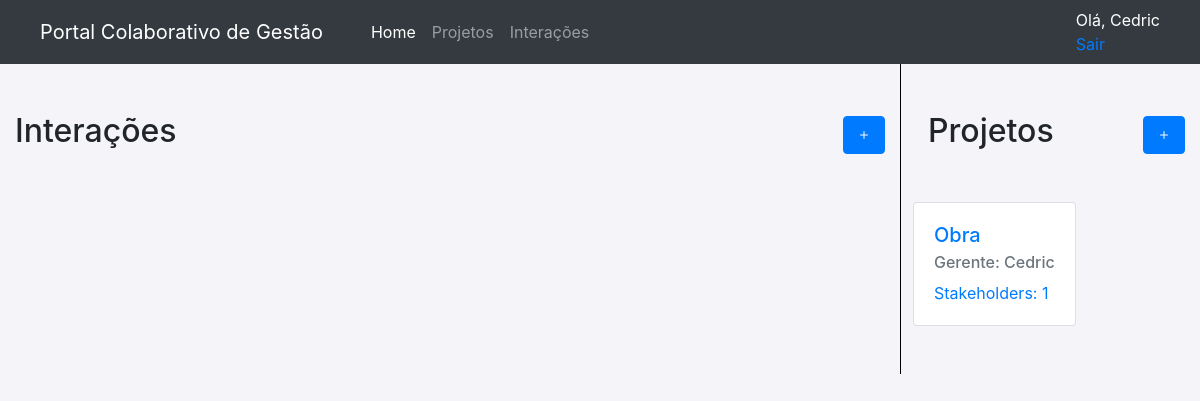
The app's page /home (signed in) with its own data.
### portal/models.py (models this page shows, shortened)
class Usuario(models.Model):
    usuario = models.OneToOneField(User, on_delete=models.CASCADE)
    cpf = models.CharField(max_length=11, unique=True)
    nome = models.CharField(max_length=255, null=False)
    dt_nascimento = models.DateField()
    contato = models.CharField(max_length=255, null=True, blank=True)
    class Meta:
        abstract = True

class Gerente(Usuario):
    def __init__(self, *args: Any, **kwargs: Any) -> None:
        super().__init__(*args, **kwargs)

class Projeto(models.Model):
    nome = models.CharField(max_length=255)
    descricao = models.TextField()
    data_inicio = models.DateField()
    data_fim = models.DateField(null=True, blank=True)
    gerente = models.ForeignKey(Gerente, on_delete=models.CASCADE)

### portal/views.py (the view)
# urls.py: path('home', views.HomeView.as_view(), name='home'),
class HomeView(ListView):
    template = 'home.html'
    def get(self,request):
        usuario = UserController.get_user(self.request.user)
        projetos = UserController.get_projects(usuario)
        interacoes = UserController.get_interacoes(usuario)
        return render(request,'home.html',{'projetos':projetos, 'interacoes':interacoes, 'usuario':usuario})

### portal/templatetags/filter.py (called while the page is built)
@register.filter
def classname(obj):
    return obj.__class__.__name__

### portal/views.py (called while the page is built)
    @classmethod
    def get_user(self, user):
        try:
            usuario = Gerente.objects.get(usuario=user)
        except Gerente.DoesNotExist:
            usuario = Stakeholder.objects.get(usuario=user)
        return usuario

    @classmethod
    def get_projects(self, user):
        print(user.__class__.__name__ )
        if user.__class__.__name__ == 'Stakeholder':
            projetos = Projeto.objects.filter(stakeholders=user)
        else:
            projetos = Projeto.objects.filter(gerente=user)
        return projetos

    @classmethod
    def get_interacoes(self, user):
        if user.__class__.__name__ == 'Stakeholder':
            interacoes = Interacao.objects.filter(estaAtiva=True, projeto__stakeholders=user)
        else:
            interacoes = Interacao.objects.filter(estaAtiva=True, projeto__gerente=user)
        return interacoes

### portal/templates/home.html
{% extends "base.html" %}
{% load filter %}
{% block content %}
<div class="d-flex flex-row">
  <div class="w-75">
    {% include  'components/lista_interacoes_component.html' with role=usuario|classname  %}
  </div>
  <div class="w-25" style="border-left: 1px solid black; padding-left: 1%;">
    {% include  'components/lista_projetos_component.html' with role=usuario|classname %}
  </div>
</div>
{% endblock %}

### portal/templates/components/nav.html (shortened to what this page needs)
<nav class="navbar navbar-inverse navbar-dark bg-dark">
  <div class="navbar-header mx-4">
    <a class="navbar-brand" href="#">Portal Colaborativo de Gestão</a>
  </div>
    <ul class="navbar-nav mr-auto flex-row d-flex-centered">
      <li class="nav-item active mx-2">
        <a class="nav-link" href="{% url 'home' %}">Home</a>
      </li>
      <li class="nav-item mx-2">
        <a class="nav-link" href="{% url 'lista_projetos' %}">Projetos</a>
      </li>
      <li class="nav-item mx-2">
        <a class="nav-link" href="{% url 'lista_interacoes' %}">Interações</a>
      </li>
    </ul>
  <ul class="nav navbar-nav navbar-right mx-4 text-white">
    {% if user.is_authenticated  %}
      <li>Olá, {{usuario.nome}}</li>
      <li><a href="{% url 'logout' %}"> Sair</a></li>
    {% else %}
      <li><a href="{% url 'login' %}"><span class="glyphicon glyphicon-log-in"></span> Login</a></li>
    {% endif %}
  </ul>
</nav>

### portal/templates/components/lista_projetos_component.html
<div class="container py-5">
    <div class="d-flex justify-content-between align-items-center mb-4">
        <h2>Projetos</h2>
        {% if role == 'Gerente' %}
        <a href="{% url 'novo_projeto' %}" class="btn btn-primary"><i class="bi bi-plus"></i></a>
        {% endif %}
    </div>
    <div class="row">
        <div class="top-buffer">
        {% for projeto in projetos %}
            <a class="card project-card" href="{% url 'detalhes_projeto' projeto.pk %}">
                <div class="card-body">
                    <h5 class="card-title">{{projeto.nome}}</h5>
                    <h6 class="card-subtitle mb-2 text-muted">Gerente: {{projeto.gerente.nome}}</h6>
                    <p class="card-text">Stakeholders: {{projeto.stakeholders.count}} </p>
                </div>
            </a>
            {% endfor %}
        </div>
    </div>
</div>

### portal/static/style.css (style rules this page uses)
body { background-color: #f4f4f9; }
.top-buffer { margin-top: 20px; }

### records on screen
Gerente: nome "Cedric"
Projeto: nome "Obra", gerente.nome "Cedric", stakeholders.count "1"
